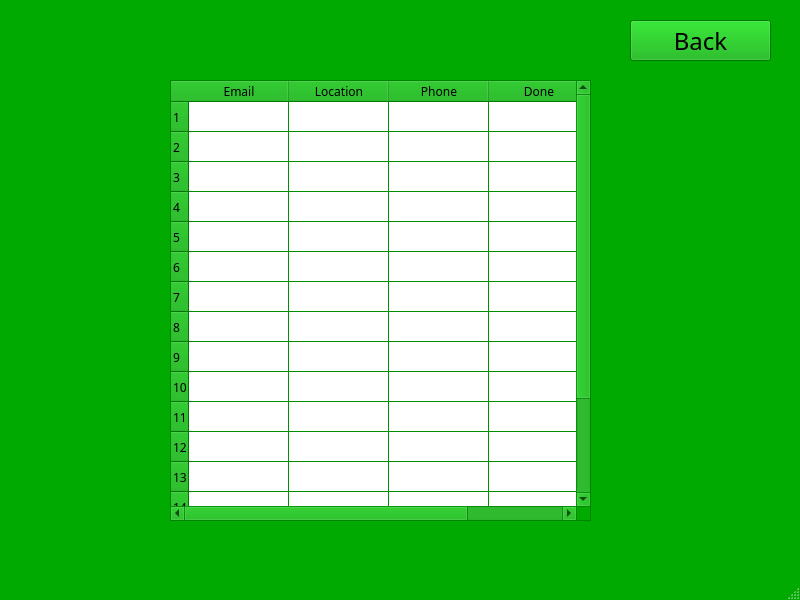
<?xml version="1.0" encoding="UTF-8"?>
<ui version="4.0">
 <class>MainWindow</class>
 <widget class="QMainWindow" name="MainWindow">
  <property name="geometry">
   <rect>
    <x>0</x>
    <y>0</y>
    <width>800</width>
    <height>600</height>
   </rect>
  </property>
  <property name="palette">
   <palette>
    <active>
     <colorrole role="WindowText">
      <brush brushstyle="SolidPattern">
       <color alpha="255">
        <red>0</red>
        <green>0</green>
        <blue>0</blue>
       </color>
      </brush>
     </colorrole>
     <colorrole role="Button">
      <brush brushstyle="SolidPattern">
       <color alpha="255">
        <red>0</red>
        <green>170</green>
        <blue>0</blue>
       </color>
      </brush>
     </colorrole>
     <colorrole role="Light">
      <brush brushstyle="SolidPattern">
       <color alpha="255">
        <red>0</red>
        <green>255</green>
        <blue>0</blue>
       </color>
      </brush>
     </colorrole>
     <colorrole role="Midlight">
      <brush brushstyle="SolidPattern">
       <color alpha="255">
        <red>0</red>
        <green>212</green>
        <blue>0</blue>
       </color>
      </brush>
     </colorrole>
     <colorrole role="Dark">
      <brush brushstyle="SolidPattern">
       <color alpha="255">
        <red>0</red>
        <green>85</green>
        <blue>0</blue>
       </color>
      </brush>
     </colorrole>
     <colorrole role="Mid">
      <brush brushstyle="SolidPattern">
       <color alpha="255">
        <red>0</red>
        <green>113</green>
        <blue>0</blue>
       </color>
      </brush>
     </colorrole>
     <colorrole role="Text">
      <brush brushstyle="SolidPattern">
       <color alpha="255">
        <red>0</red>
        <green>0</green>
        <blue>0</blue>
       </color>
      </brush>
     </colorrole>
     <colorrole role="BrightText">
      <brush brushstyle="SolidPattern">
       <color alpha="255">
        <red>255</red>
        <green>255</green>
        <blue>255</blue>
       </color>
      </brush>
     </colorrole>
     <colorrole role="ButtonText">
      <brush brushstyle="SolidPattern">
       <color alpha="255">
        <red>0</red>
        <green>0</green>
        <blue>0</blue>
       </color>
      </brush>
     </colorrole>
     <colorrole role="Base">
      <brush brushstyle="SolidPattern">
       <color alpha="255">
        <red>255</red>
        <green>255</green>
        <blue>255</blue>
       </color>
      </brush>
     </colorrole>
     <colorrole role="Window">
      <brush brushstyle="SolidPattern">
       <color alpha="255">
        <red>0</red>
        <green>170</green>
        <blue>0</blue>
       </color>
      </brush>
     </colorrole>
     <colorrole role="Shadow">
      <brush brushstyle="SolidPattern">
       <color alpha="255">
        <red>0</red>
        <green>0</green>
        <blue>0</blue>
       </color>
      </brush>
     </colorrole>
     <colorrole role="AlternateBase">
      <brush brushstyle="SolidPattern">
       <color alpha="255">
        <red>127</red>
        <green>212</green>
        <blue>127</blue>
       </color>
      </brush>
     </colorrole>
     <colorrole role="ToolTipBase">
      <brush brushstyle="SolidPattern">
       <color alpha="255">
        <red>255</red>
        <green>255</green>
        <blue>220</blue>
       </color>
      </brush>
     </colorrole>
     <colorrole role="ToolTipText">
      <brush brushstyle="SolidPattern">
       <color alpha="255">
        <red>0</red>
        <green>0</green>
        <blue>0</blue>
       </color>
      </brush>
     </colorrole>
    </active>
    <inactive>
     <colorrole role="WindowText">
      <brush brushstyle="SolidPattern">
       <color alpha="255">
        <red>0</red>
        <green>0</green>
        <blue>0</blue>
       </color>
      </brush>
     </colorrole>
     <colorrole role="Button">
      <brush brushstyle="SolidPattern">
       <color alpha="255">
        <red>0</red>
        <green>170</green>
        <blue>0</blue>
       </color>
      </brush>
     </colorrole>
     <colorrole role="Light">
      <brush brushstyle="SolidPattern">
       <color alpha="255">
        <red>0</red>
        <green>255</green>
        <blue>0</blue>
       </color>
      </brush>
     </colorrole>
     <colorrole role="Midlight">
      <brush brushstyle="SolidPattern">
       <color alpha="255">
        <red>0</red>
        <green>212</green>
        <blue>0</blue>
       </color>
      </brush>
     </colorrole>
     <colorrole role="Dark">
      <brush brushstyle="SolidPattern">
       <color alpha="255">
        <red>0</red>
        <green>85</green>
        <blue>0</blue>
       </color>
      </brush>
     </colorrole>
     <colorrole role="Mid">
      <brush brushstyle="SolidPattern">
       <color alpha="255">
        <red>0</red>
        <green>113</green>
        <blue>0</blue>
       </color>
      </brush>
     </colorrole>
     <colorrole role="Text">
      <brush brushstyle="SolidPattern">
       <color alpha="255">
        <red>0</red>
        <green>0</green>
        <blue>0</blue>
       </color>
      </brush>
     </colorrole>
     <colorrole role="BrightText">
      <brush brushstyle="SolidPattern">
       <color alpha="255">
        <red>255</red>
        <green>255</green>
        <blue>255</blue>
       </color>
      </brush>
     </colorrole>
     <colorrole role="ButtonText">
      <brush brushstyle="SolidPattern">
       <color alpha="255">
        <red>0</red>
        <green>0</green>
        <blue>0</blue>
       </color>
      </brush>
     </colorrole>
     <colorrole role="Base">
      <brush brushstyle="SolidPattern">
       <color alpha="255">
        <red>255</red>
        <green>255</green>
        <blue>255</blue>
       </color>
      </brush>
     </colorrole>
     <colorrole role="Window">
      <brush brushstyle="SolidPattern">
       <color alpha="255">
        <red>0</red>
        <green>170</green>
        <blue>0</blue>
       </color>
      </brush>
     </colorrole>
     <colorrole role="Shadow">
      <brush brushstyle="SolidPattern">
       <color alpha="255">
        <red>0</red>
        <green>0</green>
        <blue>0</blue>
       </color>
      </brush>
     </colorrole>
     <colorrole role="AlternateBase">
      <brush brushstyle="SolidPattern">
       <color alpha="255">
        <red>127</red>
        <green>212</green>
        <blue>127</blue>
       </color>
      </brush>
     </colorrole>
     <colorrole role="ToolTipBase">
      <brush brushstyle="SolidPattern">
       <color alpha="255">
        <red>255</red>
        <green>255</green>
        <blue>220</blue>
       </color>
      </brush>
     </colorrole>
     <colorrole role="ToolTipText">
      <brush brushstyle="SolidPattern">
       <color alpha="255">
        <red>0</red>
        <green>0</green>
        <blue>0</blue>
       </color>
      </brush>
     </colorrole>
    </inactive>
    <disabled>
     <colorrole role="WindowText">
      <brush brushstyle="SolidPattern">
       <color alpha="255">
        <red>0</red>
        <green>85</green>
        <blue>0</blue>
       </color>
      </brush>
     </colorrole>
     <colorrole role="Button">
      <brush brushstyle="SolidPattern">
       <color alpha="255">
        <red>0</red>
        <green>170</green>
        <blue>0</blue>
       </color>
      </brush>
     </colorrole>
     <colorrole role="Light">
      <brush brushstyle="SolidPattern">
       <color alpha="255">
        <red>0</red>
        <green>255</green>
        <blue>0</blue>
       </color>
      </brush>
     </colorrole>
     <colorrole role="Midlight">
      <brush brushstyle="SolidPattern">
       <color alpha="255">
        <red>0</red>
        <green>212</green>
        <blue>0</blue>
       </color>
      </brush>
     </colorrole>
     <colorrole role="Dark">
      <brush brushstyle="SolidPattern">
       <color alpha="255">
        <red>0</red>
        <green>85</green>
        <blue>0</blue>
       </color>
      </brush>
     </colorrole>
     <colorrole role="Mid">
      <brush brushstyle="SolidPattern">
       <color alpha="255">
        <red>0</red>
        <green>113</green>
        <blue>0</blue>
       </color>
      </brush>
     </colorrole>
     <colorrole role="Text">
      <brush brushstyle="SolidPattern">
       <color alpha="255">
        <red>0</red>
        <green>85</green>
        <blue>0</blue>
       </color>
      </brush>
     </colorrole>
     <colorrole role="BrightText">
      <brush brushstyle="SolidPattern">
       <color alpha="255">
        <red>255</red>
        <green>255</green>
        <blue>255</blue>
       </color>
      </brush>
     </colorrole>
     <colorrole role="ButtonText">
      <brush brushstyle="SolidPattern">
       <color alpha="255">
        <red>0</red>
        <green>85</green>
        <blue>0</blue>
       </color>
      </brush>
     </colorrole>
     <colorrole role="Base">
      <brush brushstyle="SolidPattern">
       <color alpha="255">
        <red>0</red>
        <green>170</green>
        <blue>0</blue>
       </color>
      </brush>
     </colorrole>
     <colorrole role="Window">
      <brush brushstyle="SolidPattern">
       <color alpha="255">
        <red>0</red>
        <green>170</green>
        <blue>0</blue>
       </color>
      </brush>
     </colorrole>
     <colorrole role="Shadow">
      <brush brushstyle="SolidPattern">
       <color alpha="255">
        <red>0</red>
        <green>0</green>
        <blue>0</blue>
       </color>
      </brush>
     </colorrole>
     <colorrole role="AlternateBase">
      <brush brushstyle="SolidPattern">
       <color alpha="255">
        <red>0</red>
        <green>170</green>
        <blue>0</blue>
       </color>
      </brush>
     </colorrole>
     <colorrole role="ToolTipBase">
      <brush brushstyle="SolidPattern">
       <color alpha="255">
        <red>255</red>
        <green>255</green>
        <blue>220</blue>
       </color>
      </brush>
     </colorrole>
     <colorrole role="ToolTipText">
      <brush brushstyle="SolidPattern">
       <color alpha="255">
        <red>0</red>
        <green>0</green>
        <blue>0</blue>
       </color>
      </brush>
     </colorrole>
    </disabled>
   </palette>
  </property>
  <property name="windowTitle">
   <string>MainWindow</string>
  </property>
  <widget class="QWidget" name="centralwidget">
   <widget class="QTableWidget" name="tableWidget">
    <property name="geometry">
     <rect>
      <x>170</x>
      <y>80</y>
      <width>421</width>
      <height>441</height>
     </rect>
    </property>
    <property name="font">
     <font>
      <family>Papyrus</family>
     </font>
    </property>
    <row/>
    <row/>
    <row/>
    <row/>
    <row/>
    <row/>
    <row/>
    <row/>
    <row/>
    <row/>
    <row/>
    <row/>
    <row/>
    <row/>
    <row/>
    <row/>
    <row/>
    <column>
     <property name="text">
      <string>Email</string>
     </property>
    </column>
    <column>
     <property name="text">
      <string>Location</string>
     </property>
    </column>
    <column>
     <property name="text">
      <string>Phone</string>
     </property>
    </column>
    <column>
     <property name="text">
      <string>Done</string>
     </property>
    </column>
   </widget>
   <widget class="QPushButton" name="backButton">
    <property name="geometry">
     <rect>
      <x>630</x>
      <y>20</y>
      <width>141</width>
      <height>41</height>
     </rect>
    </property>
    <property name="font">
     <font>
      <family>Papyrus</family>
      <pointsize>18</pointsize>
     </font>
    </property>
    <property name="text">
     <string>Back</string>
    </property>
   </widget>
  </widget>
  <widget class="QMenuBar" name="menubar">
   <property name="geometry">
    <rect>
     <x>0</x>
     <y>0</y>
     <width>800</width>
     <height>24</height>
    </rect>
   </property>
  </widget>
  <widget class="QStatusBar" name="statusbar"/>
 </widget>
 <resources/>
 <connections/>
</ui>
